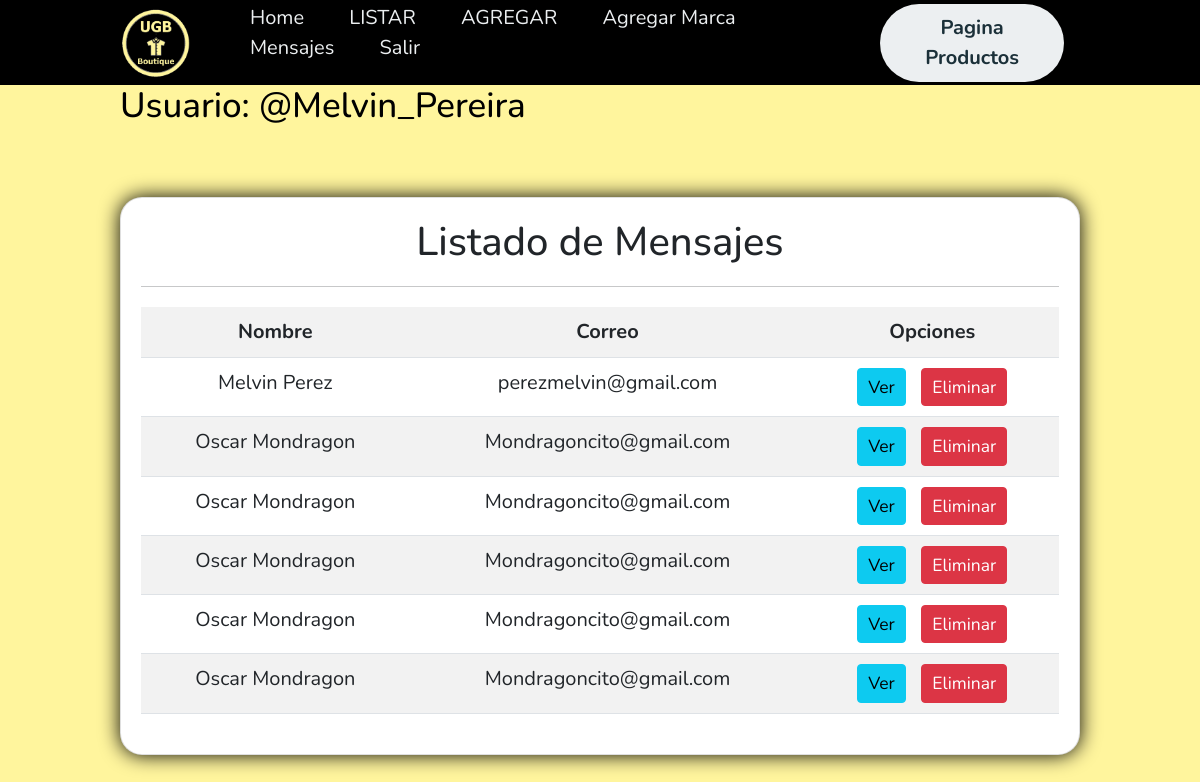
/listar-mensaje/ (signed in), run on an earlier commit of the app's database.
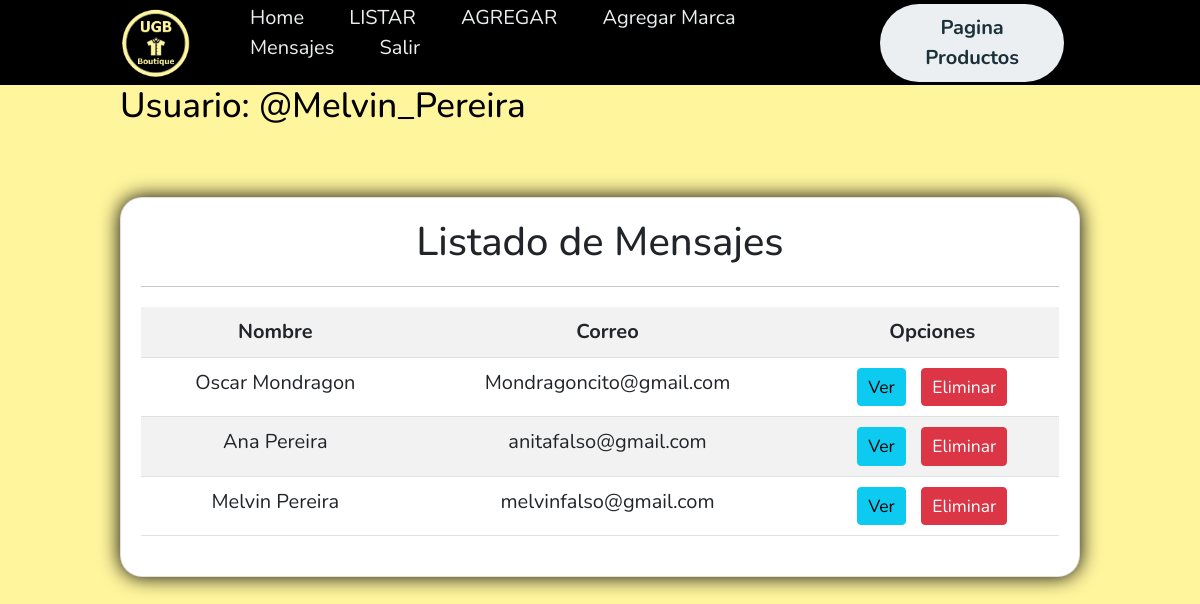
And on a later commit of the database.
### app/models.py (models this page shows, shortened)
class Contacto(models.Model):
    nombre = models.CharField(max_length=50)
    correo = models.EmailField()
    tipo_consulta = models.IntegerField(choices=opciones_consulta)
    mensaje = models.TextField()
    avisos = models.BooleanField()

### app/views.py (the view)
# urls.py: path('listar-mensaje/', lista_mensajes,name="list_mensaje"),
@permission_required('app.view_contacto')
def lista_mensajes(request):
    mensajes = Contacto.objects.all()
    page = request.GET.get('page',1)
    try:
        paginator = Paginator(mensajes,12)
        mensajes = paginator.page(page)
    except:
        raise Http404
    data ={
        'entity':mensajes,
        'paginator':paginator
    }
    return render(request,'app/productos/listar_mensajes.html',data)

### app/templates/app/productos/Listar_mensajes.html (shortened to what this page needs)
{% extends 'app/base.html' %}
{% load humanize %}
{% block contenido %}
<br><br>
<div class="card">
    <div class="card-body">
        <h2 class="text-center">Listado de Mensajes</h2>
        <hr>
        <table class="table table-striped table-hover table.responsive-sm">
            <tr class="text-center">
                <th>Nombre</th>
                <th>Correo</th>
                <th>Opciones</th>
            </tr>
            {% for m in entity %}
            <tr class="text-center">
                <td>{{ m.nombre | title }}</td>
                <td>{{ m.correo | intcomma }}</td>
                <td>
                    {% if perms.app.view_contacto %}
                    <a href="{% url 'see_mesaje' m.id %}" class="btn btn-info btn-sm">Ver</a>
                    {% endif %}
                    {% if perms.app.delate_contacto %}
                    <a href="{% url 'delate_mesaje' m.id %}" class="btn btn-danger btn-sm">Eliminar</a>
                    {% endif %}
                </td>
            </tr>
            {% endfor %}
        </table>
    </div>
</div>
{% endblock %}

### app/templates/app/base.html (shortened to what this page needs)
{% load static %}
<!DOCTYPE html>
<html lang="es">
<head>
    <link href="https://cdn.jsdelivr.net/npm/bootstrap@5.0.2/dist/css/bootstrap.min.css" rel="stylesheet">
    <link rel="stylesheet" href="{% static 'app/css/estilo_base.css' %}">
</head>
<body>
    <header class="header">
        <div class="logo">
            <img  src="{% static 'app/img/render_navbar.png'%}" alt="Logo de la marca">
        </div>
        <nav>
           <ul class="nav-links">
            <li>
                <a href="{% url 'administrador' %}">Home</a>
            </li>
            {% if perms.app.view_producto %}
            <li>
                <a href="{% url 'listar' %}"> LISTAR </a>
            </li>
            {% endif %}
            {% if perms.app.add_producto %}
            <li>
                <a href="{% url 'agregar' %}">AGREGAR</a>
            </li>
            {% endif %}
            {% if perms.app.add_marca %}
            <li>
                <a href="{% url 'marca' %}">Agregar Marca</a>
            </li>
            {% endif %}
            {% if perms.app.view_contacto %}
            <li>
                <a href="{% url 'list_mensaje' %}">Mensajes</a>
            </li>
            {% endif %}
            {% if user.is_authenticated %}
            <li >
                <a href="{% url 'logout' %}">Salir</a>
            </li>
            {% endif %}
           </ul>
        </nav>
        <a class="btn" href="{% url 'home' %}"><button>Pagina Productos</button></a>
    </header>
    <div id="contenido" >
        {% if user.is_authenticated %}
        <div style="color: #000;">
            <h3 color >Usuario: @{{user.username}}</h3>
        </div>
        {% endif %}
      {% block contenido %}
      {% endblock %}
    </div>
</body>
</html>

### app/static/app/css/estilo_base.css (style rules this page uses)
* { box-sizing: border-box; margin: 0; padding: 0; font-family: 'Nunito', sans-serif; font-size: 20px; }
#contenido { width: 80%; margin:auto; max-width: 1280px; min-height: 100vh; }
body { background-color: #fff59d; }
.header { background-color: #000000; display: flex; justify-content: space-between; align-items: center; height: 85px; padding: 5px 10%; }
.header .logo { cursor: pointer; }
.header .logo img { height: 70px; width: auto; transition: all 0.3s; }
.header .nav-links { list-style: none; }
.header .nav-links li { display: inline-block; padding: 0 20px; }
.header .nav-links a { font-size: 700; color: #eceff1; text-decoration: none; }
.header .btn button { font-weight: 700; color: #1b3039; padding: 9px 25px; background: #eceff1; border: none; border-radius: 50px; cursor: pointer; transition: all 0.3s ease 0s; }

### app/templates/app/productos/Listar_mensajes.html (style rules this page uses)
.card { box-shadow: 0px 0px 20px black; border-radius:22px; }

What changed in the data, as far as the page shows it:
removed Contacto: nombre "Melvin Perez", correo "perezmelvin@gmail.com"
removed Contacto: nombre "Oscar Mondragon", correo "Mondragoncito@gmail.com"
removed Contacto: nombre "Oscar Mondragon", correo "Mondragoncito@gmail.com"
removed Contacto: nombre "Oscar Mondragon", correo "Mondragoncito@gmail.com"
removed Contacto: nombre "Oscar Mondragon", correo "Mondragoncito@gmail.com"
added Contacto: nombre "Ana Pereira", correo "anitafalso@gmail.com"
added Contacto: nombre "Melvin Pereira", correo "melvinfalso@gmail.com"
